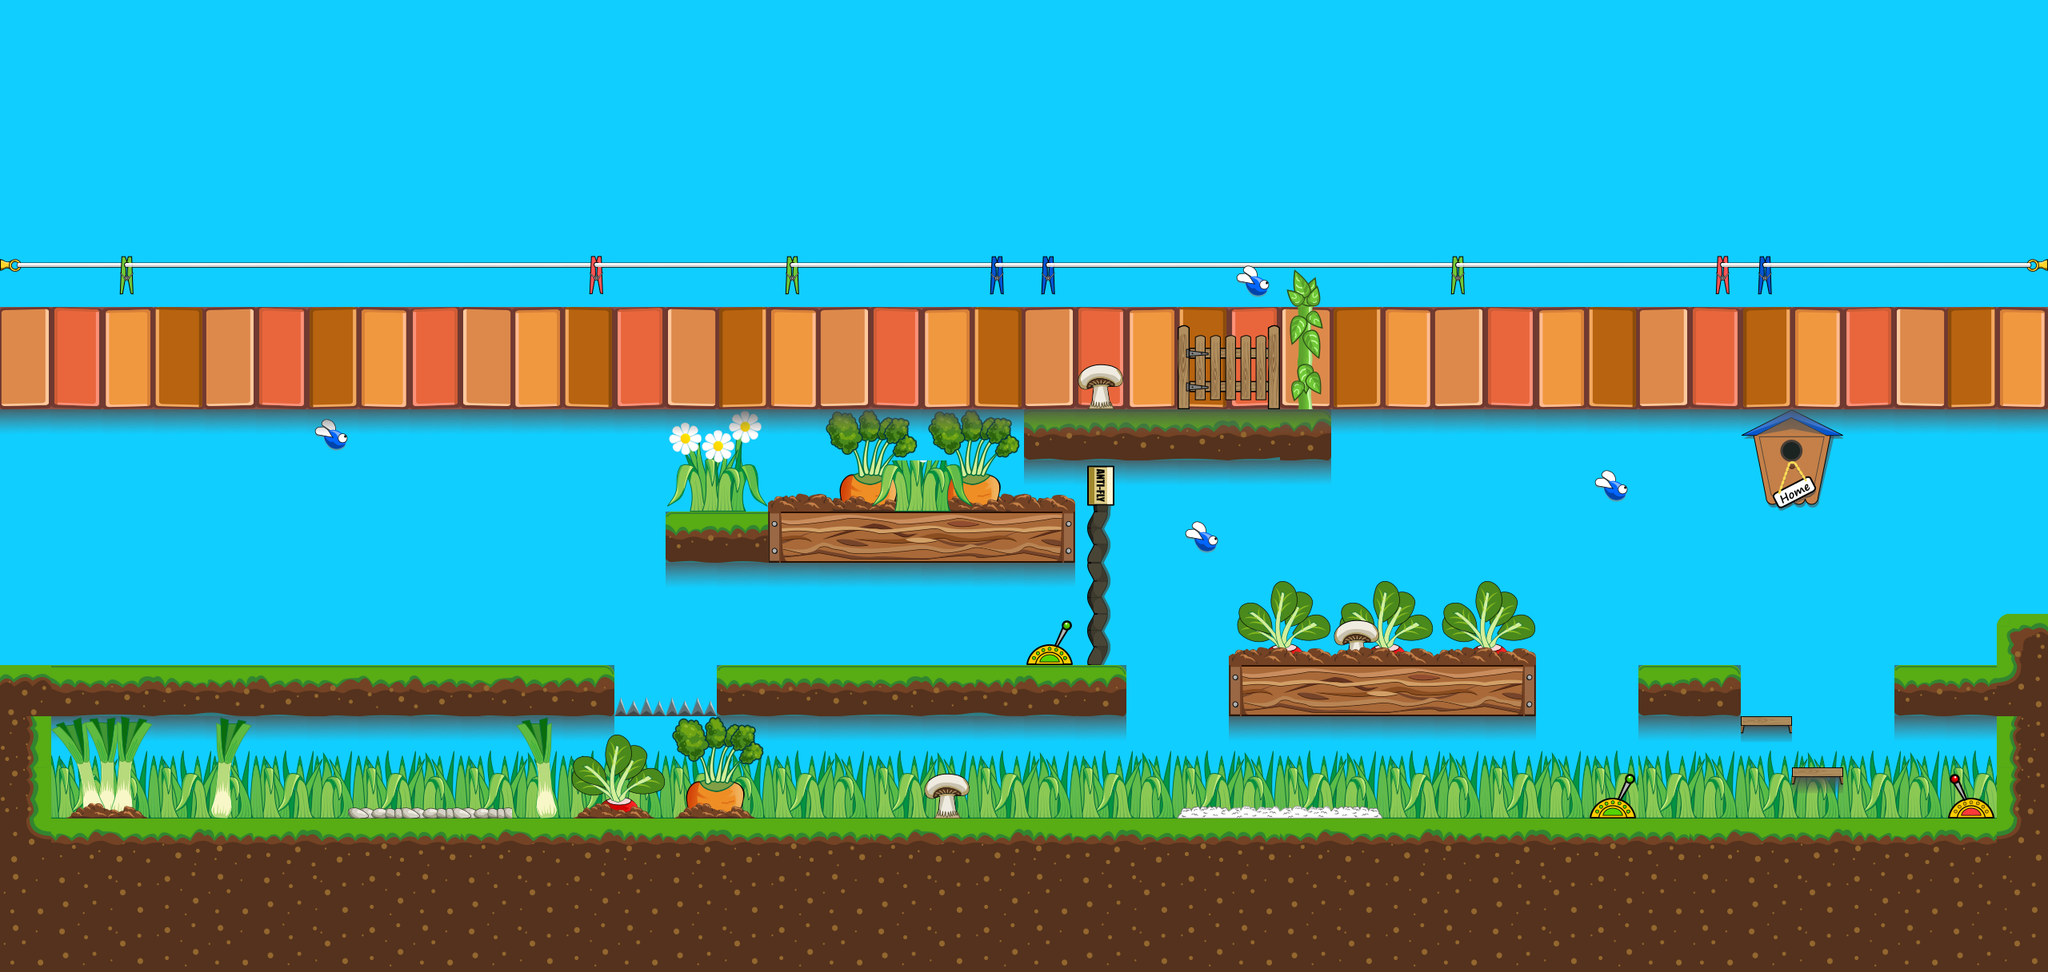

Tiled map render using the project's own tile images. Description and the map definition, with tile-layer contents summarised, below:
An orthogonal 40x19 tile map with 64x64 px tiles, 6 tile layers (BackgroundTwo, Background, World, InteractionTiles, ...), 3 tilesets and 22 objects (4x Box, 3x TileSprite, 2x StartPosition, 2x PullSwitch, Image, ...).

<map version="1.2" tiledversion="1.2.3" orientation="orthogonal" renderorder="right-down" width="40" height="19" tilewidth="64" tileheight="64" infinite="0" backgroundcolor="#10ceff" nextlayerid="11" nextobjectid="78">
 <properties>
  <property name="Backgrounds" value="BrickTile.svg|gnome.svg|WallTile.svg|Clouds.svg|Bushes.svg|PineTrees.svg" />
  <property name="debug" type="bool" value="true" />
 </properties>
 <tileset firstgid="1" name="components" tilewidth="64" tileheight="64" spacing="2" margin="1" tilecount="48" columns="6">
  <image source="components.png" width="396" height="528" />
 </tileset>
 <tileset firstgid="49" name="GardenTilemap" tilewidth="64" tileheight="64" spacing="2" margin="1" tilecount="256" columns="16">
  <image source="GardenTilemap.png" width="1056" height="1056" />
 </tileset>
 <tileset firstgid="305" name="veggies" tilewidth="64" tileheight="64" spacing="2" margin="1" tilecount="256" columns="16">
  <image source="veggies.png" width="1056" height="1056" />
 </tileset>
 <objectgroup id="1" name="Sky">
  <properties>
   <property name="depth" type="int" value="1" />
  </properties>
  <object id="46" name="WallTile.svg" type="TileSprite" x="0" y="1022">
   <point />
  </object>
  <object id="59" name="Clouds.svg" type="TileSprite" x="0" y="512">
   <point />
  </object>
  <object id="74" name="Bushes.svg" type="TileSprite" x="0" y="1024">
   <point />
  </object>
  <object id="47" name="gnome.svg" type="Image" x="2112" y="1024">
   <point />
  </object>
 </objectgroup>
 <layer id="2" name="BackgroundTwo" width="40" height="19">
  <properties>
   <property name="LayerType" value="static" />
   <property name="depth" type="int" value="2" />
  </properties>
  <data>[760 cells, 166 non-empty, 18 distinct tile ids]</data>
 </layer>
 <layer id="3" name="Background" width="40" height="19">
  <properties>
   <property name="LayerType" value="static" />
   <property name="depth" type="int" value="3" />
  </properties>
  <data>[760 cells, 98 non-empty, 14 distinct tile ids]</data>
 </layer>
 <layer id="4" name="World" width="40" height="19">
  <properties>
   <property name="LayerType" value="static" />
   <property name="depth" type="int" value="3" />
  </properties>
  <data>[760 cells, 212 non-empty, 46 distinct tile ids]</data>
 </layer>
 <objectgroup id="5" name="Player">
  <properties>
   <property name="LayerType" value="Objects" />
   <property name="depth" type="int" value="5" />
  </properties>
  <object id="1" name="Bob" type="StartPosition" x="128" y="960">
   <point />
  </object>
  <object id="2" name="Flit" type="StartPosition" x="448" y="704">
   <point />
  </object>
 </objectgroup>
 <objectgroup id="6" name="Boxes">
  <properties>
   <property name="LayerType" value="Custom" />
   <property name="depth" type="int" value="6" />
  </properties>
  <object id="64" name="Box" gid="29" x="640" y="768" width="64" height="64" />
  <object id="65" name="Box" gid="29" x="1088" y="832" width="64" height="64" />
  <object id="66" name="Box" gid="29" x="960" y="832" width="64" height="64" />
  <object id="67" name="Box" gid="29" x="512" y="768" width="64" height="64" />
 </objectgroup>
 <layer id="7" name="InteractionTiles" width="40" height="19">
  <properties>
   <property name="LayerType" value="dynamic" />
   <property name="depth" type="int" value="5" />
  </properties>
  <data>[760 cells, 18 non-empty, 11 distinct tile ids]</data>
 </layer>
 <objectgroup id="8" name="Interaction">
  <properties>
   <property name="LayerType" value="Interaction" />
  </properties>
  <object id="42" name="SwitchB" type="PullSwitch" x="1984" y="960" width="64" height="64">
   <properties>
    <property name="Action" value="ShowHide" />
    <property name="GroupKey" value="" />
    <property name="Target" value="PaperA" />
    <property name="Transition" value="FadeUp" />
   </properties>
  </object>
  <object id="44" name="SwitchC" type="PullSwitch" x="1280" y="768" width="64" height="64">
   <properties>
    <property name="Action" value="ShowHide" />
    <property name="GroupKey" value="" />
    <property name="Target" value="SpikesA" />
   </properties>
  </object>
  <object id="53" name="PaperA" type="FlyPaper" x="1344" y="640" width="64" height="192">
   <properties>
    <property name="Blocks" value="" />
    <property name="Target" value="Flit" />
    <property name="Transition" value="fadeAndDisable" />
   </properties>
  </object>
  <object id="54" name="SpikesA" x="1472" y="960" width="256" height="64">
   <properties>
    <property name="Affect" value="Bob" />
    <property name="Effect" value="Injure{&quot;health&quot;:20}" />
   </properties>
  </object>
  <object id="58" name="ForceA" x="1408" y="576" width="192" height="192">
   <properties>
    <property name="Direction" value="D" />
    <property name="Effect" value="Fast" />
   </properties>
  </object>
  <object id="60" name="KillFlit" x="768" y="832" width="128" height="64">
   <properties>
    <property name="Effect" value="Kill" />
    <property name="Target" value="" />
    <property name="ZoneHeight" type="int" value="16" />
   </properties>
  </object>
  <object id="62" name="SlowZone" x="448" y="960" width="192" height="64">
   <properties>
    <property name="Effect" value="Slow" />
   </properties>
  </object>
  <object id="68" name="StepTwo" x="2176" y="896" width="64" height="64" visible="0">
   <properties>
    <property name="Blocks" value="T" />
    <property name="GroupKey" value="Stairs" />
   </properties>
  </object>
  <object id="69" name="StepOne" x="2240" y="960" width="64" height="64" visible="0">
   <properties>
    <property name="Blocks" value="T" />
    <property name="GroupKey" value="Stairs" />
   </properties>
  </object>
  <object id="71" name="StairsSwitch" x="2432" y="960" width="64" height="64">
   <properties>
    <property name="Action" value="ShowHide" />
    <property name="GroupKey" value="Stairs" />
   </properties>
  </object>
  <object id="72" name="Exit" x="1472" y="384" width="128" height="128" />
  <object id="73" name="BlockFlit" x="1344" y="576" width="64" height="64">
   <properties>
    <property name="Blocks" value="" />
   </properties>
  </object>
 </objectgroup>
 <layer id="9" name="Coins" width="40" height="19">
  <properties>
   <property name="LayerType" value="dynamic" />
   <property name="depth" type="int" value="5" />
  </properties>
  <data>[760 cells, 7 non-empty, 2 distinct tile ids]</data>
 </layer>
 <layer id="10" name="OverTop" width="40" height="19">
  <properties>
   <property name="LayerType" value="Static" />
   <property name="depth" type="int" value="110" />
  </properties>
  <data>[760 cells, 70 non-empty, 23 distinct tile ids]</data>
 </layer>
</map>
